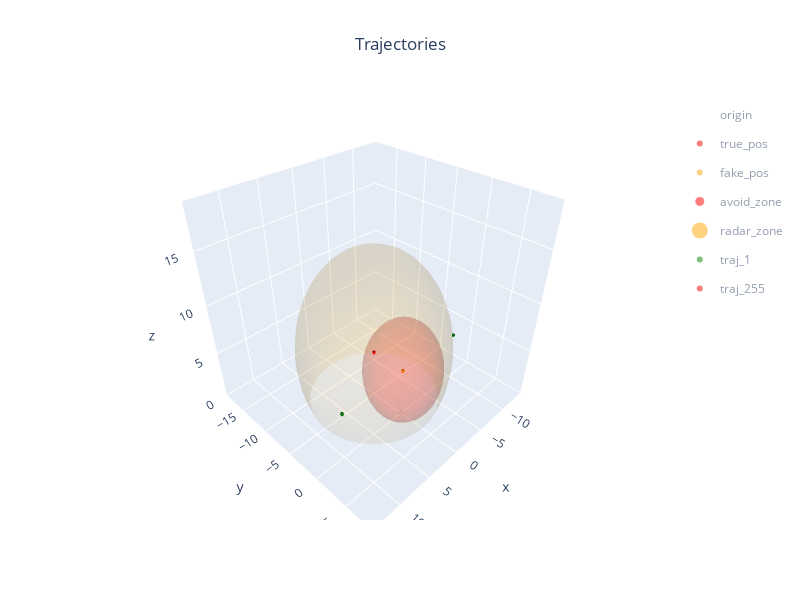

Notebook cell for this chart:
### Markdown cell above
## Simulator

### Code cell
simulator = Simulator(
	visualizer=gaz,
	terminals=['gcs'],
	verbose=1,
)
for veh in vehs:
    simulator.add_vehicle(veh)

simulator.show()

### Figure 1 — Plotly figure (JSON) as saved in the notebook; plotly's stock layout.template omitted (floating-point values rounded to 4 significant figures; data arrays with more than 128 entries replaced by an {"elided": "..."} marker saying what was removed)
{"data": [{"color": "white", "flatshading": false, "i": {"elided": "468 int values"}, "j": {"elided": "468 int values"}, "k": {"elided": "468 int values"}, "legendgroup": "origin", "lighting": {"ambient": 0.35, "diffuse": 0.8, "roughness": 0.9, "specular": 0.2}, "lightposition": {"x": 200, "y": 200, "z": 100}, "name": "origin", "opacity": 0.95, "showlegend": false, "type": "mesh3d", "x": {"elided": "252 float values"}, "y": {"elided": "252 float values"}, "z": {"elided": "252 float values"}}, {"color": "red", "flatshading": false, "i": {"elided": "468 int values"}, "j": {"elided": "468 int values"}, "k": {"elided": "468 int values"}, "legendgroup": "true_pos", "lighting": {"ambient": 0.35, "diffuse": 0.8, "roughness": 0.9, "specular": 0.2}, "lightposition": {"x": 200, "y": 200, "z": 100}, "name": "true_pos", "opacity": 0.95, "showlegend": false, "type": "mesh3d", "x": {"elided": "252 float values"}, "y": {"elided": "252 float values"}, "z": {"elided": "252 float values"}}, {"color": "orange", "flatshading": false, "i": {"elided": "468 int values"}, "j": {"elided": "468 int values"}, "k": {"elided": "468 int values"}, "legendgroup": "fake_pos", "lighting": {"ambient": 0.35, "diffuse": 0.8, "roughness": 0.9, "specular": 0.2}, "lightposition": {"x": 200, "y": 200, "z": 100}, "name": "fake_pos", "opacity": 0.95, "showlegend": false, "type": "mesh3d", "x": {"elided": "252 float values"}, "y": {"elided": "252 float values"}, "z": {"elided": "252 float values"}}, {"color": "red", "flatshading": false, "i": {"elided": "1344 int values"}, "j": {"elided": "1344 int values"}, "k": {"elided": "1344 int values"}, "legendgroup": "avoid_zone", "lighting": {"ambient": 0.35, "diffuse": 0.8, "roughness": 0.9, "specular": 0.2}, "lightposition": {"x": 200, "y": 200, "z": 100}, "name": "avoid_zone", "opacity": 0.15, "showlegend": false, "type": "mesh3d", "x": {"elided": "704 float values"}, "y": {"elided": "704 float values"}, "z": {"elided": "704 float values"}}, {"color": "orange", "flatshading": false, "i": {"elided": "1344 int values"}, "j": {"elided": "1344 int values"}, "k": {"elided": "1344 int values"}, "legendgroup": "radar_zone", "lighting": {"ambient": 0.35, "diffuse": 0.8, "roughness": 0.9, "specular": 0.2}, "lightposition": {"x": 200, "y": 200, "z": 100}, "name": "radar_zone", "opacity": 0.1, "showlegend": false, "type": "mesh3d", "x": {"elided": "704 float values"}, "y": {"elided": "704 float values"}, "z": {"elided": "704 float values"}}, {"color": "green", "flatshading": false, "i": {"elided": "468 int values"}, "j": {"elided": "468 int values"}, "k": {"elided": "468 int values"}, "legendgroup": "traj_1", "lighting": {"ambient": 0.35, "diffuse": 0.8, "roughness": 0.9, "specular": 0.2}, "lightposition": {"x": 200, "y": 200, "z": 100}, "name": "traj_1", "opacity": 0.95, "showlegend": false, "type": "mesh3d", "x": {"elided": "252 float values"}, "y": {"elided": "252 float values"}, "z": {"elided": "252 float values"}}, {"color": "green", "flatshading": false, "i": {"elided": "468 int values"}, "j": {"elided": "468 int values"}, "k": {"elided": "468 int values"}, "legendgroup": "traj_1", "lighting": {"ambient": 0.35, "diffuse": 0.8, "roughness": 0.9, "specular": 0.2}, "lightposition": {"x": 200, "y": 200, "z": 100}, "name": "traj_1", "opacity": 0.95, "showlegend": false, "type": "mesh3d", "x": {"elided": "252 float values"}, "y": {"elided": "252 float values"}, "z": {"elided": "252 float values"}}, {"color": "green", "flatshading": false, "i": {"elided": "468 int values"}, "j": {"elided": "468 int values"}, "k": {"elided": "468 int values"}, "legendgroup": "traj_1", "lighting": {"ambient": 0.35, "diffuse": 0.8, "roughness": 0.9, "specular": 0.2}, "lightposition": {"x": 200, "y": 200, "z": 100}, "name": "traj_1", "opacity": 0.95, "showlegend": false, "type": "mesh3d", "x": {"elided": "252 float values"}, "y": {"elided": "252 float values"}, "z": {"elided": "252 float values"}}, {"color": "red", "flatshading": false, "i": {"elided": "468 int values"}, "j": {"elided": "468 int values"}, "k": {"elided": "468 int values"}, "legendgroup": "traj_255", "lighting": {"ambient": 0.35, "diffuse": 0.8, "roughness": 0.9, "specular": 0.2}, "lightposition": {"x": 200, "y": 200, "z": 100}, "name": "traj_255", "opacity": 0.95, "showlegend": false, "type": "mesh3d", "x": {"elided": "252 float values"}, "y": {"elided": "252 float values"}, "z": {"elided": "252 float values"}}, {"hoverinfo": "skip", "legendgroup": "origin", "marker": {"color": "white", "opacity": 1, "size": 6, "symbol": "circle"}, "mode": "markers", "name": "origin", "showlegend": true, "type": "scatter3d", "visible": "legendonly", "x": [0], "y": [0], "z": [0]}, {"hoverinfo": "skip", "legendgroup": "true_pos", "marker": {"color": "red", "opacity": 1, "size": 6, "symbol": "circle"}, "mode": "markers", "name": "true_pos", "showlegend": true, "type": "scatter3d", "visible": "legendonly", "x": [0], "y": [0], "z": [0]}, {"hoverinfo": "skip", "legendgroup": "fake_pos", "marker": {"color": "orange", "opacity": 1, "size": 6, "symbol": "circle"}, "mode": "markers", "name": "fake_pos", "showlegend": true, "type": "scatter3d", "visible": "legendonly", "x": [0], "y": [0], "z": [0]}, {"hoverinfo": "skip", "legendgroup": "avoid_zone", "marker": {"color": "red", "opacity": 1, "size": 9, "symbol": "circle"}, "mode": "markers", "name": "avoid_zone", "showlegend": true, "type": "scatter3d", "visible": "legendonly", "x": [0], "y": [0], "z": [0]}, {"hoverinfo": "skip", "legendgroup": "radar_zone", "marker": {"color": "orange", "opacity": 1, "size": 18, "symbol": "circle"}, "mode": "markers", "name": "radar_zone", "showlegend": true, "type": "scatter3d", "visible": "legendonly", "x": [0], "y": [0], "z": [0]}, {"hoverinfo": "skip", "legendgroup": "traj_1", "marker": {"color": "green", "opacity": 1, "size": 6, "symbol": "circle"}, "mode": "markers", "name": "traj_1", "showlegend": true, "type": "scatter3d", "visible": "legendonly", "x": [0], "y": [0], "z": [0]}, {"hoverinfo": "skip", "legendgroup": "traj_255", "marker": {"color": "red", "opacity": 1, "size": 6, "symbol": "circle"}, "mode": "markers", "name": "traj_255", "showlegend": true, "type": "scatter3d", "visible": "legendonly", "x": [0], "y": [0], "z": [0]}], "layout": {"height": 600, "legend": {"groupclick": "togglegroup"}, "scene": {"aspectmode": "data", "xaxis": {"range": [-14.28, 14.28], "title": {"text": "x"}}, "yaxis": {"range": [-19, 9], "title": {"text": "y"}}, "zaxis": {"range": [0, 19], "title": {"text": "z"}}}, "showlegend": true, "title": {"text": "Trajectories", "x": 0.5, "xanchor": "center"}, "width": 800}}
